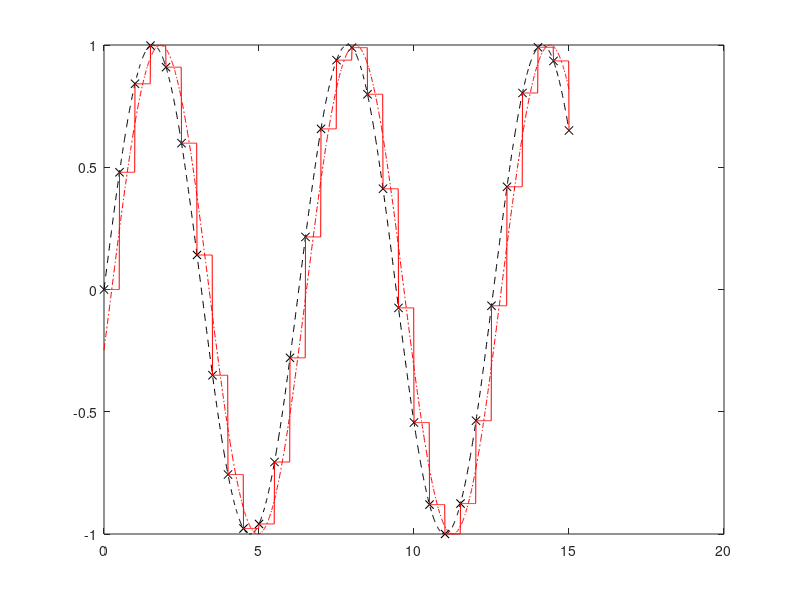

The MATLAB source for this figure:
function SampledSine                             
%% Renaissance Repository, https://github.com/tbewley/RR/tree/main/RR_chap10
%% Copyright 2024 by Thomas Bewley, published under BSD 3-Clause License.


c=50; x=[0:.01:15]; y=sin(x); figure(1); clf; plot(x,y,'k--'); hold on;
xs=x(1:c:end); ys=y(1:c:end); plot(xs,ys,'kx');
for i=1:size(x,2); yzoh(i)=y(c*floor((i-1)/c)+1); end; plot(x,yzoh,'r-');
ydelay=imag(exp(j*(x-x(2)*c/2))); plot(x,ydelay,'r-.');
hold off; print -depsc SampledSine.eps
end % function SampledSine.m